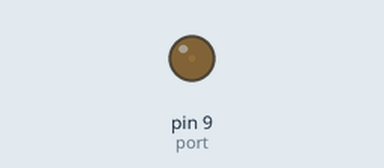
Recording of a sketch running on a simulated Arduino Uno, built with avr-gcc and run on an emulated ATmega328P. On the bench: output pins drawn as LEDs (lit = HIGH).

Above: at 0.05 s.
At 2.3 s:
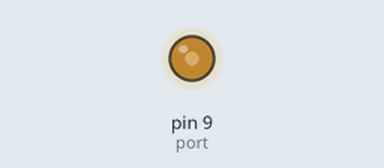
At 4.6 s:
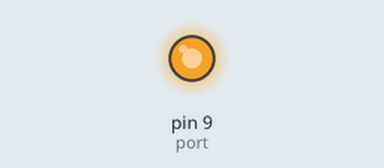
At 9.2 s:
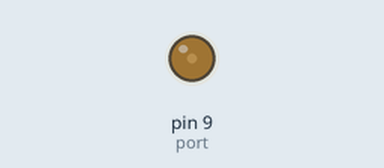
Timing chart, 0 to 13.3 s (numbered marks = the images above):
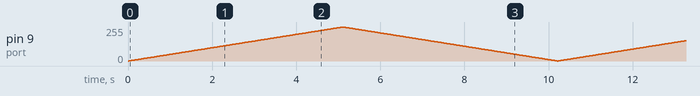

The sketch:

heater.ino
```cpp
//int heaterR = 9;
//int heaterL = 10;
int port =9;
void setup() {
//      pinMode(heaterL,OUTPUT);
//      pinMode(heaterR,OUTPUT);
      pinMode(port,OUTPUT);
}
void loop(){
//        analogWrite(heaterR,0);
//        analogWrite(heaterL,0);
////          delay(50);
//          analogWrite(heaterR,125);
//          analogWrite(heaterL,255);
   for (int value = 0 ; value <255; value=value+1){
      analogWrite(port, value);
      delay(20);
   }
    for (int value = 255; value >0; value=value-1){
          analogWrite(port, value);
          delay(20);
     }

}
```
